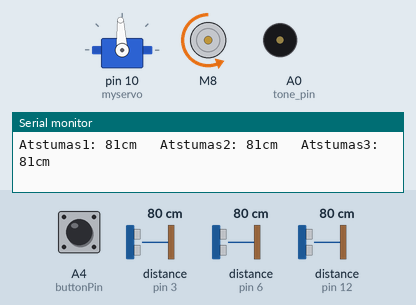
A sketch run on a simulated Arduino Uno, built with avr-gcc and run on an emulated ATmega328P. Shown: servo, DC motor (green arrow = forward, orange = backward, longer = faster), buzzer (waves = sounding), the last lines printed to the serial monitor. The test bench sets the inputs (shaded band); at power-on: distance to the obstacle (sensors on pin 3, pin 6, pin 12) 80 cm, A4 (buttonPin) LOW. The echo pulse lasts 58.3 µs per cm.

Above: at 1.3 s.
1.4 s: distance to the obstacle (sensor on pin 3) set to 37 cm
2.9 s: distance to the obstacle (sensor on pin 3) set to 31 cm
At 3.7 s:
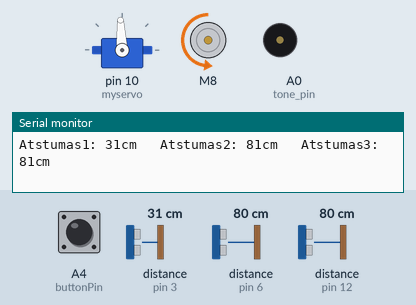
6.0 s: distance to the obstacle (sensor on pin 3) set to 26 cm
9.1 s: distance to the obstacle (sensor on pin 3) set to 23 cm
At 10.4 s:
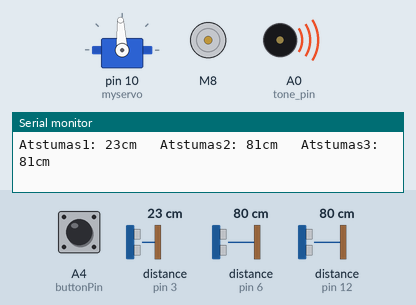
Timing chart, 0 to 13.0 s (numbered marks = the images above; inputs shaded):
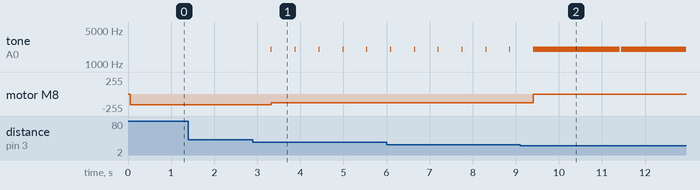

Measured:
- the behaviour switches between 35 and 34 cm on distance to the obstacle (sensor on pin 3) (found by bisection; images 0 and 1)
- the behaviour switches between 25 and 24 cm on distance to the obstacle (sensor on pin 3) (found by bisection; images 1 and 2)
- after the input at 2.9 s, tone on A0 (tone_pin): alternates 2000 Hz for 0.01 s and silent for 0.54 s, starting after 0.42 s; motor M8: backward 160/255 → backward 130/255 after 0.43 s
- after the input at 9.1 s, motor M8: backward 130/255 → stopped after 0.31 s

The sketch:

Full_code.ino
```cpp
#include <ServoTimer2.h>
#include <L298N.h>
#include <NewPing.h>
#include <NewTone.h>

//Varikliu (Pin) // motor conection pins
#define ENA 13
#define IN1 8
#define IN2 7
#define ENB 4
#define IN3 5
#define IN4 2

//Utrasonic (pin) // Ultrasonic sensor conection pins
#define TRIGGER_PIN 9
#define ECHO_PIN1 3
#define ECHO_PIN2 6
#define ECHO_PIN3 12
#define MAX_DISTANCE 300

//Ledai ir signalas (pin) ir migtukas // LED, buzzer, button conection pins
#define LED_G A1 //zalio ledo prijungimas; // green led conection pin
#define LED_Y A2 // geltono ledo prijungimas; // yellow led conection pin
#define LED_R A3 // raudono ledo prijungimas; // red pin conection pin
#define tone_pin A0 // piezogarsiakalbio prijungimas; // buzzer pin;
#define buttonPin A4 //rezimo jungtuko prijungimas // functional button conetion pin


NewPing sonar1 (TRIGGER_PIN, ECHO_PIN1, MAX_DISTANCE); //ultrasonic1 jutiklio nuskaitymo funkcija // sensor1 pin
NewPing sonar2 (TRIGGER_PIN, ECHO_PIN2, MAX_DISTANCE); //ultrasonic2 jutiklio nuskaitymo funkcija // sensor2 pin
NewPing sonar3 (TRIGGER_PIN, ECHO_PIN3, MAX_DISTANCE); //ultrasonic3 jutiklio nuskaitymo funkcija // sensor3 pin
L298N driver1(ENA, IN1, IN2); //dc valdiklio funkcija // first motor function
L298N driver2(ENB, IN3, IN4); //dc valdiklio funkcija // second motor function
ServoTimer2 myservo; // servo function

int sukimas = 1500; //kiek ms sukti i sona (1500ms=1.5s) // turn to aside (1500ms=1.5s)
int sukimo_greitis = 150; //max 255, min 1
int normalus_greitis = 160; // max 255
int suletintas_greitis = 130; //max 255
int tone_frequency = 2000;  //Signalo daznis 50-15000 Hz //signal frequency 50-15000 Hz
int trumpas_signalas = 10;  //Trumpo signalo trukme ms //short signal time
int buttonState = 0; // migtuko inicializavimas // button initialization
int max_dist = 35; // maximum distance
int min_dist = 25; // minimum distance

void setup()
{
  Serial.begin(9600);
  myservo.attach(10);
  pinMode(buttonPin, INPUT);
}

void loop () {
  //int dist_cm1=sonar1.ping_cm();
  //int dist_cm2=sonar2.ping_cm();
  //int dist_cm3=sonar3.ping_cm();
  //Serial.print("Atstumas1: "); Serial.print(dist_cm1); Serial.print("cm");
  //Serial.print("   Atstumas2: "); Serial.print(dist_cm2); Serial.print("cm");
  //Serial.print("   Atstumas3: "); Serial.print(dist_cm3); Serial.println("cm");

  driver2.setSpeed(sukimo_greitis);//nustatom sukimo greiti //set turning speed
  myservo.write(1500); //nukreipti servo 90 kampu (ziuri tiesiai) ir pasiruosti // set servo to the forward position
  buttonState = digitalRead(buttonPin);//nuskaitom rezimo mygtuka // initialization of function button

  //Servo + Utrasonic rezimas // first state: servo using + one ultrasonic: servo motor turning sensor to directions every 10ms.
  while (buttonState == HIGH)
  {
    int dist_cm2 = servo_virsus(750);
    delay(10);
    int dist_cm1 = servo_virsus(1500);
    delay(10);
    int dist_cm3 = servo_virsus(2250);
    delay(10);
    if (dist_cm1==0)
    {dist_cm1=400;}
    if (dist_cm2==0)
    {dist_cm2=400;}
    if (dist_cm3==0)
    {dist_cm3=400;}
    distancija_rodymas(dist_cm1, dist_cm2, dist_cm3);
    pagrindine_logika(dist_cm1, dist_cm2, dist_cm3);
  }

  //3 Ultrasonic rezimas //second state: three sensors. all sensors steady
  while (buttonState == LOW)
  {
    int dist_cm2 = sonar2.ping_cm();
    delay(10);
    int dist_cm1 = sonar1.ping_cm();
    delay(10);
    int dist_cm3 = sonar3.ping_cm();
    delay(10);
    if (dist_cm1==0)
    {dist_cm1=400;}
    if (dist_cm2==0)
    {dist_cm2=400;}
    if (dist_cm3==0)
    {dist_cm3=400;}
    distancija_rodymas(dist_cm1, dist_cm2, dist_cm3);
    pagrindine_logika(dist_cm1, dist_cm2, dist_cm3);
  }

}

void auto_vairavimas(int puse) // function auto_steering
{
  driver1.setSpeed(normalus_greitis);
  //jei puse == 0, tai sukam i kaire
  // if parameter "side" = "puse" equals 0 then car go forward, and turning "driving wheel" to the oposite side of obstacle (in this case left), when there is no obstacle anymore, stearing return to default point.
  if (puse == 0)
  {
    driver2.forward(); //sukti i sona
    driver1.backward(); //ir vaziuoti i prieki
    delay(sukimas);
    driver2.stop(); //paleisti vairavima
  }
  //jei puse == 1, tai sukam i desine
   // if parameter "side" = "puse" equals 1 then car go forward, and turning "driving wheel" to the oposite side of obstacle(in this case right), when there is no obstacle anymore, stearing return to default point.
  else if (puse == 1)
  {
    driver2.backward(); //sukti i sona
    driver1.backward(); //ir vaziuoti i prieki
    delay(sukimas);
    driver2.stop(); //paleisti vairavima
  }
}

void led_zalia()// fumction to call green light
{
  digitalWrite (LED_G, HIGH);
  digitalWrite(LED_Y, LOW);
  digitalWrite(LED_R, LOW);
}

void led_geltona() // fuction to call yelow light
{
  digitalWrite (LED_G, LOW);
  digitalWrite(LED_Y, HIGH);
  digitalWrite(LED_R, LOW);
}

void led_raudona() // function to call red
{
  digitalWrite (LED_G, LOW);
  digitalWrite(LED_Y, LOW);
  digitalWrite(LED_R, HIGH);
}

int servo_virsus(int kampas) // function of servo motor moving, initialization of servo and ultrasonic sensor using, system started to work.
{
  //kampas -> 750 = 0, 1500 = 90, 2250 = 180
  //naudoti: int dist_cm1= servo_virsus(750);
  //Make servo go to kampas degrees
  myservo.write(kampas);
  delay(400);
  int dist_cm = sonar1.ping_cm();
  return dist_cm;
}

void trumpas_garso_signalas() // short sound signal function: plays signal in high frequency for short time.
{
  NewTone(tone_pin, tone_frequency); //Groti signala tone_frequency dazniu
  delay(trumpas_signalas); //Groti signala trumpas_signalas trukme ms
  noNewTone(tone_pin); //Isjungti signala
}

void pagrindine_logika (int dist1, int dist2, int dist3)// main logics function:
{
  //Jei distancija visur daugiau nei 50cm, vaziuoti greitai tiesiai // if distance around object more than 50cm, go forward all speed. (LED green)
  if (dist1 >= max_dist && dist2 >= max_dist && dist3 >= max_dist )
  {
    led_zalia();
    driver1.setSpeed(normalus_greitis); //turbo rezimas // full throttle;
    driver1.backward(); //priekyn // forward;
    delay(500); //priekyn 500ms // a half of second.
  }
  //Jei distancija kazkur maziau nei 50 bet daugiau nei 25, pristabdyti ir vaziuoti tiesiai // If distance around object less than 50cm, and more than 25cm, drives 50% slower than full throttle.
  else if (dist1 < max_dist && dist1 >= min_dist)
  {
    //isijungia geltona sviesa, trumpas signalas, vaziuoja i prieki letai // warning buzzer signal, goes forward slower (LED yellow).
    led_geltona();
    trumpas_garso_signalas();
    driver1.setSpeed(suletintas_greitis); //vezlio rezimas //slow
    driver1.backward(); //priekyn // forward
    delay(500); //priekyn 500ms
  }
  //Jei distancija priekije maziau nei 25, stoti // If distance in front less than 25cm, break.
  else if (dist1 < min_dist)
  {
    //isijungia raudona sviesa, ilgas signalas, sustoti // Turns on red led, long buzzer signal, breaking.
    led_raudona();
    NewTone(tone_pin, tone_frequency); //Groti signala // play signal
    driver1.stop(); //sustoti vaziavima // break for 2 seconds.
    delay(2000); //palaukti 2s
    noNewTone(tone_pin); //Isjungti signala // turn off signal.
  }
  //Jei distancija abejose sonose maziau nei 25, bet priekyje daugiau nei 25, vaziuoti greitai tiesiai
  // If distance in both sides less than 25cm. but in front is more than 25cm, it goes to front, to prevent side collision.
  else if (dist1 > min_dist && dist2 < min_dist && dist3 < min_dist)
  {
    //isijungia raudona sviesa, ilgas signalas, vaziuoti greitai tiesiai // turns on red light, long buzzer signal, go foward fast.
    led_raudona();
    NewTone(tone_pin, tone_frequency); //Groti signala
    driver1.setSpeed(normalus_greitis); //turbo rezimas
    driver1.backward(); //priekyn
    delay(500); //priekyn 500ms
    noNewTone(tone_pin); //Isjungti signala //turn off buzzer
  }
  //Jei distancija vienam sone maziau nei 35, sukti i priesinga sona
  //If distance in one side less than 35cm, turn to other side.
  else if (dist2 < min_dist)
  {
    //isijungia raudona sviesa, ilgas signalas, sukti i priesinga puse nuo objekto
    led_raudona();
    NewTone(tone_pin, tone_frequency); //Groti signala
    auto_vairavimas(0);//Sukam i kaire
    noNewTone(tone_pin); //Isjungti signala
  }
  //Jei distancija vienam sone maziau nei 35, sukti i priesinga sona
  //If distance in one side less than 35cm, turn to side where is no obstacle.
  else if (dist3 < min_dist)
  {
    //isijungia raudona sviesa, ilgas signalas, sukti i priesinga puse nuo objekto
    led_raudona();
    NewTone(tone_pin, tone_frequency); //Groti signala
    auto_vairavimas(1);//Sukam i desine
    noNewTone(tone_pin); //Isjungti signala
  }
}

void distancija_rodymas (int dist1, int dist2, int dist3)// function shows distance of sensors mesure in serial monitor of arduino IDE.
{
  Serial.print("Atstumas1: "); Serial.print(dist1); Serial.print("cm");
  Serial.print("   Atstumas2: "); Serial.print(dist2); Serial.print("cm");
  Serial.print("   Atstumas3: "); Serial.print(dist3); Serial.println("cm");
}
```
